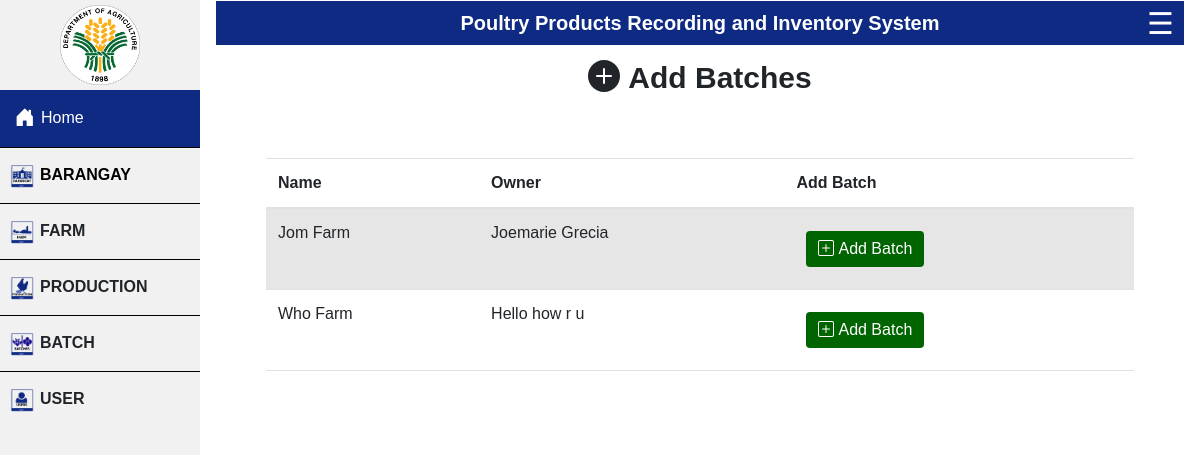
Page /project/add-farm-batch.php on the committed database.
### tables this page shows
CREATE TABLE `farm` (
  `farmID` int(21) NOT NULL,
  `baranggayID` int(21) NOT NULL,
  `farmname` varchar(21) NOT NULL,
  `farmowner` varchar(21) NOT NULL,
  `contactno` int(21) NOT NULL,
  `lat` decimal(10,8) NOT NULL,
  `lng` decimal(11,8) NOT NULL
);

### project/add-farm-batch.php (the view, shortened to what this page needs)
<?php
$username = "root";
$password = "";
$database = "project";
$mysqli = new mysqli("localhost", $username, $password, $database);
?>
<?php include ("header.php");  ?>
<div class="wrapper">
<section class="view-user">
        <h2><svg xmlns="http://www.w3.org/2000/svg" width="40" height="40" fill="currentColor" class="bi bi-plus-circle-fill" viewBox="0 2 20 16">
  <path d="M16 8A8 8 0 1 1 0 8a8 8 0 0 1 16 0zM8.5 4.5a.5.5 0 0 0-1 0v3h-3a.5.5 0 0 0 0 1h3v3a.5.5 0 0 0 1 0v-3h3a.5.5 0 0 0 0-1h-3v-3z"/>
</svg>Add Batches</h2>
    </section>
    <section class="view">
<?php
$query = "SELECT * FROM farm";
if ($result = $mysqli->query($query)){
		echo "<table class='table table-striped'>
			<thead>
			<tr>
				<th scope='col' hidden id='count'>Farm ID</th>
				<th scope='col' id='farm-name'>Name</th>
				<th scope='col' id='owner'>Owner</th>
                <th scope='col' id='edit'>Add Batch</th>
			</tr>
			</thead>";
		}
        while ($row = $result->fetch_assoc()) {
        	echo"<tr>";
            	echo "<td id=' farmname '>" .$row['farmname']. "</td>";
            	echo "<td id=' owner '>" .$row['farmowner']. "</td>";
                echo '<td >
                <div class="addbatch-button">
                <button type="button" class="btn btn-primary" data-bs-toggle="modal" data-bs-target="#editModal" >
                  <a href= "add-batch.php?farmID='.$row['farmID'].'"><svg xmlns="http://www.w3.org/2000/svg" width="20" height="20" fill="currentColor" class="bi bi-plus-square" viewBox="0 0 20 20">
                   <path d="M14 1a1 1 0 0 1 1 1v12a1 1 0 0 1-1 1H2a1 1 0 0 1-1-1V2a1 1 0 0 1 1-1h12zM2 0a2 2 0 0 0-2 2v12a2 2 0 0 0 2 2h12a2 2 0 0 0 2-2V2a2 2 0 0 0-2-2H2z"/>
                   <path d="M8 4a.5.5 0 0 1 .5.5v3h3a.5.5 0 0 1 0 1h-3v3a.5.5 0 0 1-1 0v-3h-3a.5.5 0 0 1 0-1h3v-3A.5.5 0 0 1 8 4z"/>
                 </svg>Add Batch</a>
                </button>
                </div>
                 </td>';
    		echo"</tr>";
		}
?>
    </section>
    </div>
</body>
</html>

### project/header.php (style rules this page uses)
body { margin: 0; font-family: helvetica; }
button { margin: 10px; border: none; color: white; font-size: 15px; font-weight: bolder; background-color: #0e2a83; border-radius: 20px; cursor: pointer; }
html { scroll-behavior:smooth !important; }

### project/add-farm-batch.php (style rules this page uses)
.wrapper { margin-top:10px; }
.view { margin:50px; display:grid; place-items:center; }
.view-user { display: flex; margin-top:10px; justify-content: center; }
.view-user h2 { font-size: 30px; font-weight: bold; }
tr td button a { text-decoration: none; color: white; }
.addbatch-button button { border:none; display:flex; justify-content:center; background-color:darkgreen; }
a { text-decoration:none !important; }
h2 { margin-top:5px; }

### rows in the picture
farm: farmname "Jom Farm", farmowner "Joemarie Grecia"
farm: farmname "Who Farm", farmowner "Hello how r u"
